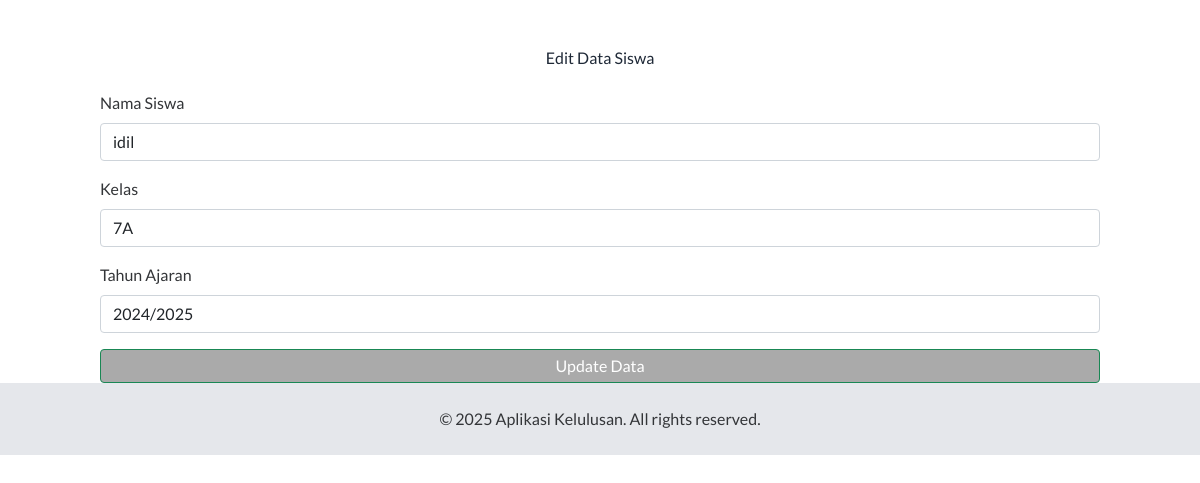
The page /admin/edit_siswa.php?nis=12345 (signed in) on the database its author committed.
### tables this page shows
CREATE TABLE `siswa` (
  `nis` varchar(20) NOT NULL,
  `nisn` varchar(20) DEFAULT NULL,
  `nama` varchar(100) NOT NULL,
  `tempat_lahir` varchar(100) DEFAULT NULL,
  `nama_orang_tua` varchar(100) DEFAULT NULL,
  `kelas` varchar(10) NOT NULL,
  `tahun_ajaran` varchar(20) NOT NULL,
  `password` varchar(255) DEFAULT NULL,
  `status_kelulusan` enum('Lulus','Lulus Bersyarat','Tidak Lulus') DEFAULT NULL
);

### admin/edit_siswa.php (the view, shortened to what this page needs)
<?php
include('../includes/koneksi.php');
if (isset($_GET['nis'])) {
    $nis = $_GET['nis'];
    $sql = "SELECT * FROM siswa WHERE nis = '$nis'";
    $result = mysqli_query($conn, $sql);
    $row = mysqli_fetch_assoc($result);
}
?>
<!DOCTYPE html>
<html lang="id">
<head>
    <?php include('../template_head.php'); ?>
</head>
<body>
    <div class="container mt-5">
        <h3 class="text-center mb-4 text-gray-800">Edit Data Siswa</h3>
        <form method="POST" action="edit_siswa.php">
            <div class="mb-3">
                <label for="nama" class="form-label">Nama Siswa</label>
                <input type="text" class="form-control" id="nama" name="nama" value="<?php echo $row['nama']; ?>" required>
            </div>
            <div class="mb-3">
                <label for="kelas" class="form-label">Kelas</label>
                <input type="text" class="form-control" id="kelas" name="kelas" value="<?php echo $row['kelas']; ?>" required>
            </div>
            <div class="mb-3">
                <label for="tahun_ajaran" class="form-label">Tahun Ajaran</label>
                <input type="text" class="form-control" id="tahun_ajaran" name="tahun_ajaran" value="<?php echo $row['tahun_ajaran']; ?>" required>
            </div>
            <div class="text-center">
                <button type="submit" name="update_siswa" class="btn btn-success w-100">Update Data</button>
            </div>
        </form>
    </div>
    <?php include('../template_foot.php'); ?>
</body>
</html>

### rows shown on the page
siswa: nama "idil", kelas "7A", tahun_ajaran "2024/2025"
